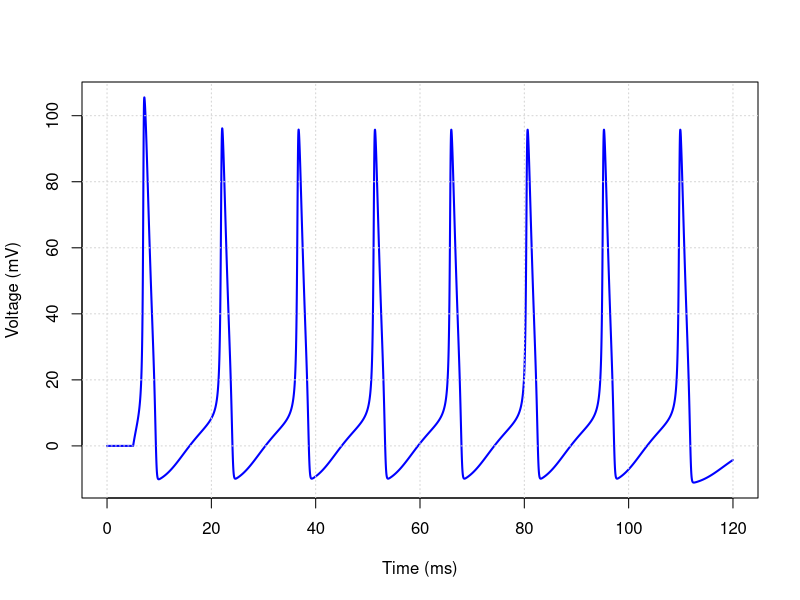

Source code (R):
"Healthy Hodgkin-Huxley Model"
eNa <- 115
gNa <- 120
eK <- -12
gK <- 36
eL <- 10.6
gL <- 0.3

dt <- 0.01
duration <- 120

time <- seq(0, duration, by = dt)
nSteps <- length(time)

V <- numeric(nSteps)
n <- numeric(nSteps)
m <- numeric(nSteps)
h <- numeric(nSteps)

V[1] <- 0

alpha_n <- function(v){
  if(abs(v - 10) < 1e-10) return(0.1)
  0.01 * (10 - v) / (exp((10 - v)/10) - 1)
}

beta_n <- function(v){
  0.125 * exp(-v/80)
}

alpha_m <- function(v){
  if(abs(v - 25) < 1e-10) return(1)
  0.1 * (25 - v) / (exp((25 - v)/10) - 1)
}

beta_m <- function(v){
  4 * exp(-v/18)
}

alpha_h <- function(v){
  0.07 * exp(-v/20)
}

beta_h <- function(v){
  1 / (exp((30 - v)/10) + 1)
}

n[1] <- alpha_n(0)/(alpha_n(0)+beta_n(0))
m[1] <- alpha_m(0)/(alpha_m(0)+beta_m(0))
h[1] <- alpha_h(0)/(alpha_h(0)+beta_h(0))

Iext <- rep(0, nSteps)
Iext[time >= 5 & time <= 110] <- 10

for(i in 1:(nSteps-1)){
  
  INa <- gNa * (m[i]^3) * h[i] * (V[i] - eNa)
  IK <- gK * (n[i]^4) * (V[i] - eK)
  IL <- gL * (V[i] - eL)
  
  dV <- Iext[i] - INa - IK - IL
  
  dn <- alpha_n(V[i]) * (1 - n[i]) - beta_n(V[i]) * n[i]
  dm <- alpha_m(V[i]) * (1 - m[i]) - beta_m(V[i]) * m[i]
  dh <- alpha_h(V[i]) * (1 - h[i]) - beta_h(V[i]) * h[i]
  
  V[i+1] <- V[i] + dt * dV
  n[i+1] <- n[i] + dt * dn
  m[i+1] <- m[i] + dt * dm
  h[i+1] <- h[i] + dt * dh
}

plot(time, V,
     type = "l",
     col = "blue",
     lwd = 2,
     xlab = "Time (ms)",
     ylab = "Voltage (mV)")
grid()
